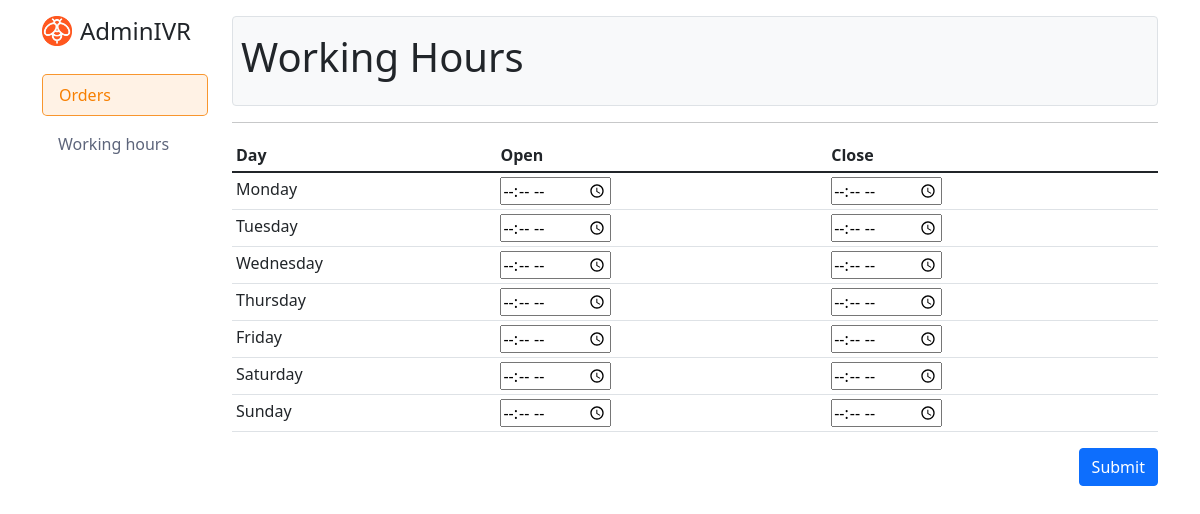
Before: /admin/hours.php with the older database file.
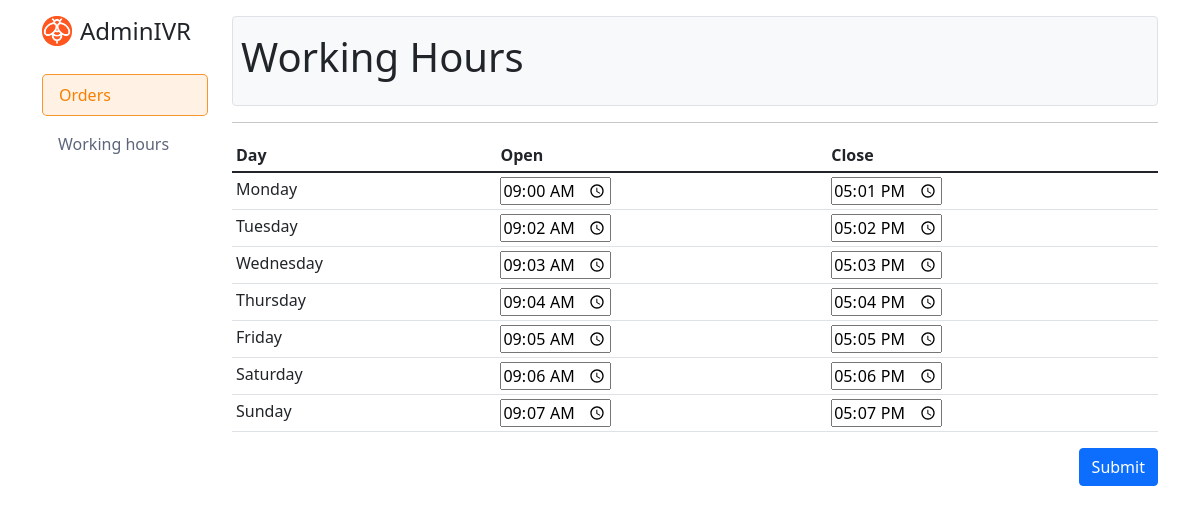
After: the same page with the newer database file.
### tables this page shows
CREATE TABLE `hours` (
  `id` int(11) NOT NULL,
  `status` varchar(255) NOT NULL,
  `day` varchar(100) NOT NULL,
  `timein` varchar(225) NOT NULL,
  `timeout` varchar(255) NOT NULL
);

### admin/hours.php (the view, shortened to what the changed rows need)
<?php require "connection.php" ?>
<?php
  $query = "SELECT * FROM `hours`";
  $result = mysqli_query($conn,$query);
  if(mysqli_num_rows($result) != 0) {
    while($rows = mysqli_fetch_assoc($result)){
      if($rows['day'] === 'mon'){
        $mon_open = $rows['timein'];
        $mon_close = $rows['timeout'];
      } else if($rows['day'] === 'tue'){
        $tue_open = $rows['timein'];
        $tue_close = $rows['timeout'];
      } else if($rows['day'] === 'wed'){
        $wed_open = $rows['timein'];
        $wed_close = $rows['timeout'];
      } else if($rows['day'] === 'thu'){
        $thu_open = $rows['timein'];
        $thu_close = $rows['timeout'];
      } else if($rows['day'] === 'fri'){
        $fri_open = $rows['timein'];
        $fri_close = $rows['timeout'];
      } else if($rows['day'] === 'sat'){
        $sat_open = $rows['timein'];
        $sat_close = $rows['timeout'];
      } else if($rows['day'] === 'sun'){
        $sun_open = $rows['timein'];
        $sun_close = $rows['timeout'];
      }
    }
  }
?>
<!doctype html>
<html lang="en">
  <head>
    <link href="css/all.min.css" rel="stylesheet">
    <link href="css/bootstrap.min.css" rel="stylesheet">
    <link href="css/style.css" rel="stylesheet">
  </head>
  <body>
    <div class="container">
      <div class="row">
        <div class="col-12 col-md-10">
          <div class="border rounded bg-light py-3 px-2 mt-3"><h1>Working Hours</h1></div>
          <form action="" method="post">
            <table class="table table-sm">
              <thead>
                <tr>
                  <th>Day</th>
                  <th>Open</th>
                  <th>Close</th>
                </tr>
              </thead>
              <tbody>
                <tr>
                  <td>
                    <input type="time" name="mon-open" min="00:00" max="24:00" value="<?php if($mon_open !== "") {echo $mon_open;} else {"08:00";}?>" required>
                  </td>
                  <td>
                    <input type="time" name="mon-close" min="00:00" max="24:00" value="<?php if($mon_close !== "") {echo $mon_close;} else {"21:00";}?>" required>
                  </td>
                </tr>
                <tr>
                  <td>
                    <input type="time" name="tue-open" min="00:00" max="24:00" value="<?php if($tue_open !== "") {echo $tue_open;} else {"08:00";}?>" required>
                  </td>
                  <td>
                    <input type="time" name="tue-close" min="00:00" max="24:00" value="<?php if($tue_close !== "") {echo $tue_close;} else {"21:00";}?>" required>
                  </td>
                </tr>
                <tr>
                  <td>
                    <input type="time" name="wed-open" min="00:00" max="24:00" value="<?php if($wed_open !== "") {echo $wed_open;} else {"08:00";}?>" required>
                  </td>
                  <td>
                    <input type="time" name="wed-close" min="00:00" max="24:00" value="<?php if($wed_close !== "") {echo $wed_close;} else {"21:00";}?>" required>
                  </td>
                </tr>
                <tr>
                  <td>
                    <input type="time" name="thu-open" min="00:00" max="24:00" value="<?php if($thu_open !== "") {echo $thu_open;} else {"08:00";}?>" required>
                  </td>
                  <td>
                    <input type="time" name="thu-close" min="00:00" max="24:00" value="<?php if($thu_close !== "") {echo $thu_close;} else {"21:00";}?>" required>
                  </td>
                </tr>
                <tr>
                  <td>
                    <input type="time" name="fri-open" min="00:00" max="24:00" value="<?php if($fri_open !== "") {echo $fri_open;} else {"08:00";}?>" required>
                  </td>
                  <td>
                    <input type="time" name="fri-close" min="00:00" max="24:00" value="<?php if($fri_close !== "") {echo $fri_close;} else {"21:00";}?>" required>
                  </td>
                </tr>
                <tr>
                  <td>
                    <input type="time" name="sat-open" min="00:00" max="24:00" value="<?php if($sat_open !== "") {echo $sat_open;} else {"08:00";}?>" required>
                  </td>
                  <td>
                    <input type="time" name="sat-close" min="00:00" max="24:00" value="<?php if($sat_close !== "") {echo $sat_close;} else {"21:00";}?>" required>
                  </td>
                </tr>
                <tr>
                  <td>
                    <input type="time" name="sun-open" min="00:00" max="24:00" value="<?php if($sun_open !== "") {echo $sun_open;} else {"08:00";}?>" required>
                  </td>
                  <td>
                    <input type="time" name="sun-close" min="00:00" max="24:00" value="<?php if($sun_close !== "") {echo $sun_close;} else {"21:00";}?>" required>
                  </td>
                </tr>
              </tbody>
            </table>
          </form>
        </div>
      </div>
    </div>
  </body>
</html>

Changed rows visible on the page:
added hours: mon-open "09:00", mon-close "17:01"
added hours: tue-open "09:02", tue-close "17:02"
added hours: wed-open "09:03", wed-close "17:03"
added hours: thu-open "09:04", thu-close "17:04"
added hours: fri-open "09:05", fri-close "17:05"
added hours: sat-open "09:06", sat-close "17:06"
added hours: sun-open "09:07", sun-close "17:07"
